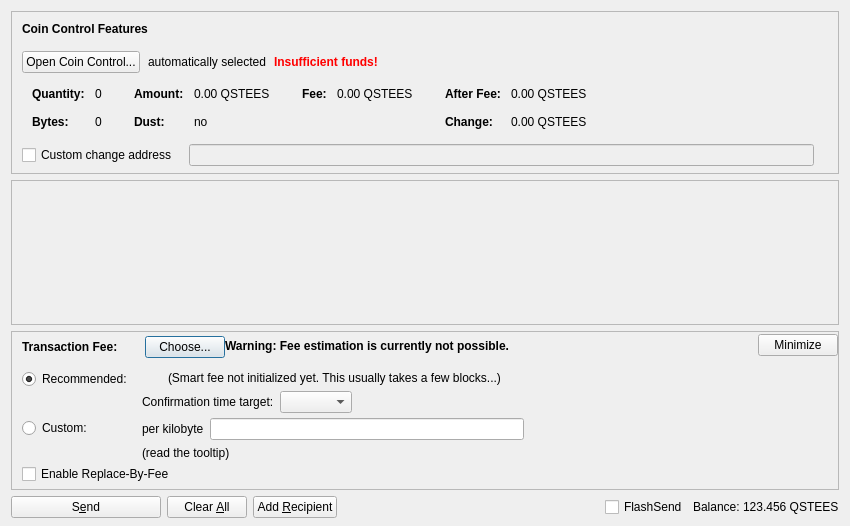
<?xml version="1.0" encoding="UTF-8"?>
<ui version="4.0">
 <class>SendCoinsDialog</class>
 <widget class="QDialog" name="SendCoinsDialog">
  <property name="geometry">
   <rect>
    <x>0</x>
    <y>0</y>
    <width>850</width>
    <height>526</height>
   </rect>
  </property>
  <property name="windowTitle">
   <string>Send Coins</string>
  </property>
  <layout class="QVBoxLayout" name="verticalLayout" stretch="0,1,0,0">
   <property name="bottomMargin">
    <number>8</number>
   </property>
   <item>
    <widget class="QFrame" name="frameCoinControl">
     <property name="sizePolicy">
      <sizepolicy hsizetype="Expanding" vsizetype="Expanding">
       <horstretch>0</horstretch>
       <verstretch>0</verstretch>
      </sizepolicy>
     </property>
     <property name="maximumSize">
      <size>
       <width>16777215</width>
       <height>16777215</height>
      </size>
     </property>
     <property name="frameShape">
      <enum>QFrame::StyledPanel</enum>
     </property>
     <property name="frameShadow">
      <enum>QFrame::Sunken</enum>
     </property>
     <layout class="QVBoxLayout" name="verticalLayoutCoinControl2">
      <property name="spacing">
       <number>0</number>
      </property>
      <property name="leftMargin">
       <number>0</number>
      </property>
      <property name="topMargin">
       <number>0</number>
      </property>
      <property name="rightMargin">
       <number>0</number>
      </property>
      <property name="bottomMargin">
       <number>6</number>
      </property>
      <item>
       <layout class="QVBoxLayout" name="verticalLayoutCoinControl" stretch="0,0,0,0,1">
        <property name="spacing">
         <number>0</number>
        </property>
        <property name="leftMargin">
         <number>10</number>
        </property>
        <property name="topMargin">
         <number>10</number>
        </property>
        <item>
         <layout class="QHBoxLayout" name="horizontalLayoutCoinControl1">
          <property name="bottomMargin">
           <number>15</number>
          </property>
          <item>
           <widget class="QLabel" name="labelCoinControlFeatures">
            <property name="sizePolicy">
             <sizepolicy hsizetype="Preferred" vsizetype="Maximum">
              <horstretch>0</horstretch>
              <verstretch>0</verstretch>
             </sizepolicy>
            </property>
            <property name="font">
             <font>
              <weight>75</weight>
              <bold>true</bold>
             </font>
            </property>
            <property name="styleSheet">
             <string notr="true">font-weight:bold;</string>
            </property>
            <property name="text">
             <string>Coin Control Features</string>
            </property>
           </widget>
          </item>
         </layout>
        </item>
        <item>
         <layout class="QHBoxLayout" name="horizontalLayoutCoinControl2" stretch="0,0,0,0">
          <property name="spacing">
           <number>8</number>
          </property>
          <property name="bottomMargin">
           <number>10</number>
          </property>
          <item>
           <widget class="QPushButton" name="pushButtonCoinControl">
            <property name="styleSheet">
             <string notr="true"/>
            </property>
            <property name="text">
             <string>Open Coin Control...</string>
            </property>
            <property name="autoDefault">
             <bool>false</bool>
            </property>
           </widget>
          </item>
          <item>
           <widget class="QLabel" name="labelCoinControlAutomaticallySelected">
            <property name="text">
             <string>automatically selected</string>
            </property>
            <property name="margin">
             <number>5</number>
            </property>
           </widget>
          </item>
          <item>
           <widget class="QLabel" name="labelCoinControlInsuffFunds">
            <property name="font">
             <font>
              <weight>75</weight>
              <bold>true</bold>
             </font>
            </property>
            <property name="styleSheet">
             <string notr="true">color:red;font-weight:bold;</string>
            </property>
            <property name="text">
             <string>Insufficient funds!</string>
            </property>
            <property name="margin">
             <number>5</number>
            </property>
           </widget>
          </item>
          <item>
           <spacer name="horizontalSpacerCoinControl">
            <property name="orientation">
             <enum>Qt::Horizontal</enum>
            </property>
            <property name="sizeHint" stdset="0">
             <size>
              <width>40</width>
              <height>1</height>
             </size>
            </property>
           </spacer>
          </item>
         </layout>
        </item>
        <item>
         <widget class="QWidget" name="widgetCoinControl" native="true">
          <property name="sizePolicy">
           <sizepolicy hsizetype="Preferred" vsizetype="Preferred">
            <horstretch>0</horstretch>
            <verstretch>0</verstretch>
           </sizepolicy>
          </property>
          <property name="minimumSize">
           <size>
            <width>0</width>
            <height>0</height>
           </size>
          </property>
          <property name="styleSheet">
           <string notr="true"/>
          </property>
          <layout class="QHBoxLayout" name="horizontalLayoutCoinControl5">
           <property name="leftMargin">
            <number>0</number>
           </property>
           <property name="topMargin">
            <number>0</number>
           </property>
           <property name="rightMargin">
            <number>0</number>
           </property>
           <property name="bottomMargin">
            <number>0</number>
           </property>
           <item>
            <layout class="QHBoxLayout" name="horizontalLayoutCoinControl3" stretch="0,0,0,1">
             <property name="spacing">
              <number>20</number>
             </property>
             <property name="topMargin">
              <number>0</number>
             </property>
             <property name="bottomMargin">
              <number>10</number>
             </property>
             <item>
              <layout class="QFormLayout" name="formLayoutCoinControl1">
               <property name="horizontalSpacing">
                <number>10</number>
               </property>
               <property name="verticalSpacing">
                <number>14</number>
               </property>
               <property name="leftMargin">
                <number>10</number>
               </property>
               <property name="topMargin">
                <number>4</number>
               </property>
               <property name="rightMargin">
                <number>6</number>
               </property>
               <item row="0" column="0">
                <widget class="QLabel" name="labelCoinControlQuantityText">
                 <property name="font">
                  <font>
                   <weight>75</weight>
                   <bold>true</bold>
                  </font>
                 </property>
                 <property name="text">
                  <string>Quantity:</string>
                 </property>
                 <property name="margin">
                  <number>0</number>
                 </property>
                </widget>
               </item>
               <item row="0" column="1">
                <widget class="QLabel" name="labelCoinControlQuantity">
                 <property name="cursor">
                  <cursorShape>IBeamCursor</cursorShape>
                 </property>
                 <property name="contextMenuPolicy">
                  <enum>Qt::ActionsContextMenu</enum>
                 </property>
                 <property name="text">
                  <string notr="true">0</string>
                 </property>
                 <property name="margin">
                  <number>0</number>
                 </property>
                 <property name="textInteractionFlags">
                  <set>Qt::LinksAccessibleByMouse|Qt::TextSelectableByKeyboard|Qt::TextSelectableByMouse</set>
                 </property>
                </widget>
               </item>
               <item row="1" column="0">
                <widget class="QLabel" name="labelCoinControlBytesText">
                 <property name="font">
                  <font>
                   <weight>75</weight>
                   <bold>true</bold>
                  </font>
                 </property>
                 <property name="text">
                  <string>Bytes:</string>
                 </property>
                </widget>
               </item>
               <item row="1" column="1">
                <widget class="QLabel" name="labelCoinControlBytes">
                 <property name="cursor">
                  <cursorShape>IBeamCursor</cursorShape>
                 </property>
                 <property name="contextMenuPolicy">
                  <enum>Qt::ActionsContextMenu</enum>
                 </property>
                 <property name="text">
                  <string notr="true">0</string>
                 </property>
                 <property name="textInteractionFlags">
                  <set>Qt::LinksAccessibleByMouse|Qt::TextSelectableByKeyboard|Qt::TextSelectableByMouse</set>
                 </property>
                </widget>
               </item>
              </layout>
             </item>
             <item>
              <layout class="QFormLayout" name="formLayoutCoinControl2">
               <property name="horizontalSpacing">
                <number>10</number>
               </property>
               <property name="verticalSpacing">
                <number>14</number>
               </property>
               <property name="leftMargin">
                <number>6</number>
               </property>
               <property name="topMargin">
                <number>4</number>
               </property>
               <property name="rightMargin">
                <number>6</number>
               </property>
               <item row="0" column="0">
                <widget class="QLabel" name="labelCoinControlAmountText">
                 <property name="font">
                  <font>
                   <weight>75</weight>
                   <bold>true</bold>
                  </font>
                 </property>
                 <property name="text">
                  <string>Amount:</string>
                 </property>
                 <property name="margin">
                  <number>0</number>
                 </property>
                </widget>
               </item>
               <item row="0" column="1">
                <widget class="QLabel" name="labelCoinControlAmount">
                 <property name="cursor">
                  <cursorShape>IBeamCursor</cursorShape>
                 </property>
                 <property name="contextMenuPolicy">
                  <enum>Qt::ActionsContextMenu</enum>
                 </property>
                 <property name="text">
                  <string notr="true">0.00 QSTEES</string>
                 </property>
                 <property name="textInteractionFlags">
                  <set>Qt::LinksAccessibleByMouse|Qt::TextSelectableByKeyboard|Qt::TextSelectableByMouse</set>
                 </property>
                </widget>
               </item>
               <item row="1" column="0">
                <widget class="QLabel" name="labelCoinControlLowOutputText">
                 <property name="font">
                  <font>
                   <weight>75</weight>
                   <bold>true</bold>
                  </font>
                 </property>
                 <property name="text">
                  <string>Dust:</string>
                 </property>
                </widget>
               </item>
               <item row="1" column="1">
                <widget class="QLabel" name="labelCoinControlLowOutput">
                 <property name="cursor">
                  <cursorShape>IBeamCursor</cursorShape>
                 </property>
                 <property name="contextMenuPolicy">
                  <enum>Qt::ActionsContextMenu</enum>
                 </property>
                 <property name="text">
                  <string notr="true">no</string>
                 </property>
                 <property name="textInteractionFlags">
                  <set>Qt::LinksAccessibleByMouse|Qt::TextSelectableByKeyboard|Qt::TextSelectableByMouse</set>
                 </property>
                </widget>
               </item>
              </layout>
             </item>
             <item>
              <layout class="QFormLayout" name="formLayoutCoinControl3">
               <property name="horizontalSpacing">
                <number>10</number>
               </property>
               <property name="verticalSpacing">
                <number>14</number>
               </property>
               <property name="leftMargin">
                <number>6</number>
               </property>
               <property name="topMargin">
                <number>4</number>
               </property>
               <property name="rightMargin">
                <number>6</number>
               </property>
               <item row="0" column="0">
                <widget class="QLabel" name="labelCoinControlFeeText">
                 <property name="font">
                  <font>
                   <weight>75</weight>
                   <bold>true</bold>
                  </font>
                 </property>
                 <property name="text">
                  <string>Fee:</string>
                 </property>
                 <property name="margin">
                  <number>0</number>
                 </property>
                </widget>
               </item>
               <item row="0" column="1">
                <widget class="QLabel" name="labelCoinControlFee">
                 <property name="cursor">
                  <cursorShape>IBeamCursor</cursorShape>
                 </property>
                 <property name="contextMenuPolicy">
                  <enum>Qt::ActionsContextMenu</enum>
                 </property>
                 <property name="text">
                  <string notr="true">0.00 QSTEES</string>
                 </property>
                 <property name="textInteractionFlags">
                  <set>Qt::LinksAccessibleByMouse|Qt::TextSelectableByKeyboard|Qt::TextSelectableByMouse</set>
                 </property>
                </widget>
               </item>
              </layout>
             </item>
             <item>
              <layout class="QFormLayout" name="formLayoutCoinControl4">
               <property name="horizontalSpacing">
                <number>10</number>
               </property>
               <property name="verticalSpacing">
                <number>14</number>
               </property>
               <property name="leftMargin">
                <number>6</number>
               </property>
               <property name="topMargin">
                <number>4</number>
               </property>
               <property name="rightMargin">
                <number>6</number>
               </property>
               <item row="0" column="0">
                <widget class="QLabel" name="labelCoinControlAfterFeeText">
                 <property name="font">
                  <font>
                   <weight>75</weight>
                   <bold>true</bold>
                  </font>
                 </property>
                 <property name="text">
                  <string>After Fee:</string>
                 </property>
                 <property name="margin">
                  <number>0</number>
                 </property>
                </widget>
               </item>
               <item row="0" column="1">
                <widget class="QLabel" name="labelCoinControlAfterFee">
                 <property name="cursor">
                  <cursorShape>IBeamCursor</cursorShape>
                 </property>
                 <property name="contextMenuPolicy">
                  <enum>Qt::ActionsContextMenu</enum>
                 </property>
                 <property name="text">
                  <string notr="true">0.00 QSTEES</string>
                 </property>
                 <property name="textInteractionFlags">
                  <set>Qt::LinksAccessibleByMouse|Qt::TextSelectableByKeyboard|Qt::TextSelectableByMouse</set>
                 </property>
                </widget>
               </item>
               <item row="1" column="0">
                <widget class="QLabel" name="labelCoinControlChangeText">
                 <property name="font">
                  <font>
                   <weight>75</weight>
                   <bold>true</bold>
                  </font>
                 </property>
                 <property name="text">
                  <string>Change:</string>
                 </property>
                </widget>
               </item>
               <item row="1" column="1">
                <widget class="QLabel" name="labelCoinControlChange">
                 <property name="cursor">
                  <cursorShape>IBeamCursor</cursorShape>
                 </property>
                 <property name="contextMenuPolicy">
                  <enum>Qt::ActionsContextMenu</enum>
                 </property>
                 <property name="text">
                  <string notr="true">0.00 QSTEES</string>
                 </property>
                 <property name="textInteractionFlags">
                  <set>Qt::LinksAccessibleByMouse|Qt::TextSelectableByKeyboard|Qt::TextSelectableByMouse</set>
                 </property>
                </widget>
               </item>
              </layout>
             </item>
            </layout>
           </item>
          </layout>
         </widget>
        </item>
        <item>
         <layout class="QHBoxLayout" name="horizontalLayoutCoinControl4" stretch="0,0,0">
          <property name="spacing">
           <number>12</number>
          </property>
          <property name="sizeConstraint">
           <enum>QLayout::SetDefaultConstraint</enum>
          </property>
          <property name="topMargin">
           <number>5</number>
          </property>
          <property name="rightMargin">
           <number>5</number>
          </property>
          <item>
           <widget class="QCheckBox" name="checkBoxCoinControlChange">
            <property name="toolTip">
             <string>If this is activated, but the change address is empty or invalid, change will be sent to a newly generated address.</string>
            </property>
            <property name="text">
             <string>Custom change address</string>
            </property>
           </widget>
          </item>
          <item>
           <widget class="QValidatedLineEdit" name="lineEditCoinControlChange">
            <property name="enabled">
             <bool>false</bool>
            </property>
            <property name="sizePolicy">
             <sizepolicy hsizetype="Expanding" vsizetype="Fixed">
              <horstretch>0</horstretch>
              <verstretch>0</verstretch>
             </sizepolicy>
            </property>
           </widget>
          </item>
          <item>
           <widget class="QLabel" name="labelCoinControlChangeLabel">
            <property name="sizePolicy">
             <sizepolicy hsizetype="Preferred" vsizetype="Expanding">
              <horstretch>0</horstretch>
              <verstretch>0</verstretch>
             </sizepolicy>
            </property>
            <property name="minimumSize">
             <size>
              <width>0</width>
              <height>0</height>
             </size>
            </property>
            <property name="text">
             <string/>
            </property>
            <property name="margin">
             <number>3</number>
            </property>
           </widget>
          </item>
         </layout>
        </item>
        <item>
         <spacer name="verticalSpacerCoinControl">
          <property name="orientation">
           <enum>Qt::Vertical</enum>
          </property>
          <property name="sizeHint" stdset="0">
           <size>
            <width>800</width>
            <height>1</height>
           </size>
          </property>
         </spacer>
        </item>
       </layout>
      </item>
     </layout>
    </widget>
   </item>
   <item>
    <widget class="QScrollArea" name="scrollArea">
     <property name="widgetResizable">
      <bool>true</bool>
     </property>
     <widget class="QWidget" name="scrollAreaWidgetContents">
      <property name="geometry">
       <rect>
        <x>0</x>
        <y>0</y>
        <width>830</width>
        <height>104</height>
       </rect>
      </property>
      <layout class="QVBoxLayout" name="verticalLayout_2" stretch="0,1">
       <property name="leftMargin">
        <number>0</number>
       </property>
       <property name="topMargin">
        <number>0</number>
       </property>
       <property name="rightMargin">
        <number>0</number>
       </property>
       <property name="bottomMargin">
        <number>0</number>
       </property>
       <item>
        <layout class="QVBoxLayout" name="entries">
         <property name="spacing">
          <number>6</number>
         </property>
        </layout>
       </item>
       <item>
        <spacer name="verticalSpacer">
         <property name="orientation">
          <enum>Qt::Vertical</enum>
         </property>
         <property name="sizeHint" stdset="0">
          <size>
           <width>20</width>
           <height>40</height>
          </size>
         </property>
        </spacer>
       </item>
      </layout>
     </widget>
    </widget>
   </item>
   <item>
    <widget class="QFrame" name="frameFee">
     <property name="sizePolicy">
      <sizepolicy hsizetype="Expanding" vsizetype="Expanding">
       <horstretch>0</horstretch>
       <verstretch>0</verstretch>
      </sizepolicy>
     </property>
     <property name="maximumSize">
      <size>
       <width>16777215</width>
       <height>16777215</height>
      </size>
     </property>
     <property name="frameShape">
      <enum>QFrame::StyledPanel</enum>
     </property>
     <property name="frameShadow">
      <enum>QFrame::Sunken</enum>
     </property>
     <layout class="QVBoxLayout" name="verticalLayoutFee1">
      <property name="spacing">
       <number>0</number>
      </property>
      <property name="leftMargin">
       <number>0</number>
      </property>
      <property name="topMargin">
       <number>0</number>
      </property>
      <property name="rightMargin">
       <number>0</number>
      </property>
      <property name="bottomMargin">
       <number>0</number>
      </property>
      <item>
       <layout class="QVBoxLayout" name="verticalLayoutFee2" stretch="0,0,0">
        <property name="spacing">
         <number>0</number>
        </property>
        <property name="leftMargin">
         <number>10</number>
        </property>
        <property name="topMargin">
         <number>0</number>
        </property>
        <item>
         <layout class="QHBoxLayout" name="horizontalLayoutFee1">
          <property name="bottomMargin">
           <number>0</number>
          </property>
          <item>
           <layout class="QVBoxLayout" name="verticalLayoutFee7">
            <property name="spacing">
             <number>0</number>
            </property>
            <item>
             <spacer name="verticalSpacerSmartFee">
              <property name="orientation">
               <enum>Qt::Vertical</enum>
              </property>
              <property name="sizeType">
               <enum>QSizePolicy::Fixed</enum>
              </property>
              <property name="sizeHint" stdset="0">
               <size>
                <width>1</width>
                <height>4</height>
               </size>
              </property>
             </spacer>
            </item>
            <item>
             <layout class="QHBoxLayout" name="horizontalLayoutSmartFee">
              <property name="spacing">
               <number>10</number>
              </property>
              <item>
               <widget class="QLabel" name="labelFeeHeadline">
                <property name="sizePolicy">
                 <sizepolicy hsizetype="Preferred" vsizetype="Maximum">
                  <horstretch>0</horstretch>
                  <verstretch>0</verstretch>
                 </sizepolicy>
                </property>
                <property name="font">
                 <font>
                  <weight>75</weight>
                  <bold>true</bold>
                 </font>
                </property>
                <property name="styleSheet">
                 <string notr="true">font-weight:bold;</string>
                </property>
                <property name="text">
                 <string>Transaction Fee:</string>
                </property>
               </widget>
              </item>
              <item>
               <widget class="QLabel" name="labelFeeMinimized">
                <property name="text">
                 <string/>
                </property>
               </widget>
              </item>
              <item>
               <widget class="QPushButton" name="buttonChooseFee">
                <property name="text">
                 <string>Choose...</string>
                </property>
               </widget>
              </item>
             </layout>
            </item>
            <item>
             <spacer name="verticalSpacer_5">
              <property name="orientation">
               <enum>Qt::Vertical</enum>
              </property>
              <property name="sizeHint" stdset="0">
               <size>
                <width>1</width>
                <height>1</height>
               </size>
              </property>
             </spacer>
            </item>
           </layout>
          </item>
          <item>
           <widget class="QLabel" name="fallbackFeeWarningLabel">
            <property name="font">
             <font>
              <weight>75</weight>
              <bold>true</bold>
             </font>
            </property>
            <property name="toolTip">
             <string>Using the fallbackfee can result in sending a transaction that will take several hours or days (or never) to confirm. Consider choosing your fee manually or wait until you have validated the complete chain.</string>
            </property>
            <property name="text">
             <string>Warning: Fee estimation is currently not possible.</string>
            </property>
            <property name="wordWrap">
             <bool>false</bool>
            </property>
           </widget>
          </item>
          <item>
           <spacer name="horizontalSpacer_4">
            <property name="orientation">
             <enum>Qt::Horizontal</enum>
            </property>
            <property name="sizeType">
             <enum>QSizePolicy::MinimumExpanding</enum>
            </property>
            <property name="sizeHint" stdset="0">
             <size>
              <width>40</width>
              <height>20</height>
             </size>
            </property>
           </spacer>
          </item>
          <item>
           <widget class="QPushButton" name="buttonMinimizeFee">
            <property name="toolTip">
             <string>collapse fee-settings</string>
            </property>
            <property name="text">
             <string>Minimize</string>
            </property>
           </widget>
          </item>
         </layout>
        </item>
        <item>
         <widget class="QFrame" name="frameFeeSelection">
          <layout class="QVBoxLayout" name="verticalLayoutFee12">
           <property name="spacing">
            <number>0</number>
           </property>
           <property name="leftMargin">
            <number>0</number>
           </property>
           <property name="topMargin">
            <number>0</number>
           </property>
           <property name="rightMargin">
            <number>0</number>
           </property>
           <property name="bottomMargin">
            <number>0</number>
           </property>
           <item>
            <layout class="QGridLayout" name="gridLayoutFee">
             <property name="topMargin">
              <number>10</number>
             </property>
             <property name="bottomMargin">
              <number>4</number>
             </property>
             <property name="horizontalSpacing">
              <number>10</number>
             </property>
             <property name="verticalSpacing">
              <number>4</number>
             </property>
             <item row="1" column="1">
              <layout class="QVBoxLayout" name="verticalLayoutFee8">
               <property name="spacing">
                <number>6</number>
               </property>
               <item>
                <layout class="QHBoxLayout" name="horizontalLayoutFee13">
                 <item>
                  <widget class="QLabel" name="labelCustomPerKilobyte">
                   <property name="toolTip">
                    <string>Specify a custom fee per kB (1,000 bytes) of the transaction's virtual size.

Note:  Since the fee is calculated on a per-byte basis, a fee of &quot;100 satoshis per kB&quot; for a transaction size of 500 bytes (half of 1 kB) would ultimately yield a fee of only 50 satoshis.</string>
                   </property>
                   <property name="text">
                    <string>per kilobyte</string>
                   </property>
                  </widget>
                 </item>
                 <item>
                  <widget class="QSTEESAmountField" name="customFee"/>
                 </item>
                 <item>
                  <spacer name="horizontalSpacer_6">
                   <property name="orientation">
                    <enum>Qt::Horizontal</enum>
                   </property>
                   <property name="sizeHint" stdset="0">
                    <size>
                     <width>1</width>
                     <height>1</height>
                    </size>
                   </property>
                  </spacer>
                 </item>
                </layout>
               </item>
               <item>
                <layout class="QHBoxLayout" name="horizontalLayoutFee8">
                 <item>
                  <widget class="QLabel" name="labelMinFeeWarning">
                   <property name="enabled">
                    <bool>true</bool>
                   </property>
                   <property name="toolTip">
                    <string>Paying only the minimum fee is just fine as long as there is less transaction volume than space in the blocks. But be aware that this can end up in a never confirming transaction once there is more demand for qstees transactions than the network can process.</string>
                   </property>
                   <property name="text">
                    <string>(read the tooltip)</string>
                   </property>
                  </widget>
                 </item>
                 <item>
                  <spacer name="horizontalSpacer_2">
                   <property name="orientation">
                    <enum>Qt::Horizontal</enum>
                   </property>
                   <property name="sizeHint" stdset="0">
                    <size>
                     <width>1</width>
                     <height>1</height>
                    </size>
                   </property>
                  </spacer>
                 </item>
                </layout>
               </item>
              </layout>
             </item>
             <item row="0" column="0">
              <layout class="QVBoxLayout" name="verticalLayoutFee4" stretch="0,1">
               <item>
                <widget class="QRadioButton" name="radioSmartFee">
                 <property name="text">
                  <string>Recommended:</string>
                 </property>
                 <property name="checked">
                  <bool>true</bool>
                 </property>
                 <attribute name="buttonGroup">
                  <string notr="true">groupFee</string>
                 </attribute>
                </widget>
               </item>
               <item>
                <spacer name="verticalSpacer_2">
                 <property name="orientation">
                  <enum>Qt::Vertical</enum>
                 </property>
                 <property name="sizeHint" stdset="0">
                  <size>
                   <width>1</width>
                   <height>1</height>
                  </size>
                 </property>
                </spacer>
               </item>
              </layout>
             </item>
             <item row="1" column="0">
              <layout class="QVBoxLayout" name="verticalLayoutFee9" stretch="0,1">
               <item>
                <widget class="QRadioButton" name="radioCustomFee">
                 <property name="text">
                  <string>Custom:</string>
                 </property>
                 <attribute name="buttonGroup">
                  <string notr="true">groupFee</string>
                 </attribute>
                </widget>
               </item>
               <item>
                <spacer name="verticalSpacer_6">
                 <property name="orientation">
                  <enum>Qt::Vertical</enum>
                 </property>
                 <property name="sizeHint" stdset="0">
                  <size>
                   <width>1</width>
                   <height>1</height>
                  </size>
                 </property>
                </spacer>
               </item>
              </layout>
             </item>
             <item row="0" column="1">
              <layout class="QVBoxLayout" name="verticalLayoutFee3" stretch="0,0,1">
               <property name="spacing">
                <number>6</number>
               </property>
               <property name="topMargin">
                <number>2</number>
               </property>
               <item>
                <layout class="QHBoxLayout" name="horizontalLayoutFee12">
                 <item>
                  <widget class="QLabel" name="labelSmartFee">
                   <property name="text">
                    <string/>
                   </property>
                  </widget>
                 </item>
                 <item>
                  <widget class="QLabel" name="labelFeeEstimation">
                   <property name="text">
                    <string/>
                   </property>
                  </widget>
                 </item>
                 <item>
                  <widget class="QLabel" name="labelSmartFee2">
                   <property name="text">
                    <string>(Smart fee not initialized yet. This usually takes a few blocks...)</string>
                   </property>
                  </widget>
                 </item>
                 <item>
                  <spacer name="horizontalSpacer_5">
                   <property name="orientation">
                    <enum>Qt::Horizontal</enum>
                   </property>
                   <property name="sizeHint" stdset="0">
                    <size>
                     <width>1</width>
                     <height>1</height>
                    </size>
                   </property>
                  </spacer>
                 </item>
                </layout>
               </item>
               <item>
                <layout class="QHBoxLayout" name="horizontalLayoutFee9">
                 <item>
                  <layout class="QVBoxLayout" name="verticalLayoutFee6">
                   <item>
                    <widget class="QLabel" name="labelSmartFee3">
                     <property name="text">
                      <string>Confirmation time target:</string>
                     </property>
                    </widget>
                   </item>
                  </layout>
                 </item>
                 <item>
                  <layout class="QVBoxLayout" name="verticalLayoutFee5">
                   <property name="rightMargin">
                    <number>30</number>
                   </property>
                   <item>
                    <layout class="QHBoxLayout" name="horizontalLayoutConfTarget">
                     <property name="bottomMargin">
                      <number>0</number>
                     </property>
                     <item>
                      <widget class="QComboBox" name="confTargetSelector"/>
                     </item>
                     <item>
                      <spacer name="horizontalSpacerConfTarget">
                       <property name="orientation">
                        <enum>Qt::Horizontal</enum>
                       </property>
                       <property name="sizeHint" stdset="0">
                        <size>
                         <width>40</width>
                         <height>20</height>
                        </size>
                       </property>
                      </spacer>
                     </item>
                    </layout>
                   </item>
                  </layout>
                 </item>
                </layout>
               </item>
               <item>
                <spacer name="verticalSpacer_4">
                 <property name="orientation">
                  <enum>Qt::Vertical</enum>
                 </property>
                 <property name="sizeHint" stdset="0">
                  <size>
                   <width>1</width>
                   <height>1</height>
                  </size>
                 </property>
                </spacer>
               </item>
              </layout>
             </item>
            </layout>
           </item>
           <item>
            <widget class="QCheckBox" name="optInRBF">
             <property name="toolTip">
              <string>With Replace-By-Fee (BIP-125) you can increase a transaction's fee after it is sent. Without this, a higher fee may be recommended to compensate for increased transaction delay risk.</string>
             </property>
             <property name="text">
              <string>Enable Replace-By-Fee</string>
             </property>
            </widget>
           </item>
          </layout>
         </widget>
        </item>
        <item>
         <spacer name="verticalSpacerFee">
          <property name="orientation">
           <enum>Qt::Vertical</enum>
          </property>
          <property name="sizeHint" stdset="0">
           <size>
            <width>40</width>
            <height>5</height>
           </size>
          </property>
         </spacer>
        </item>
       </layout>
      </item>
     </layout>
    </widget>
   </item>
   <item>
    <layout class="QHBoxLayout" name="horizontalLayout">
     <item>
      <widget class="QPushButton" name="sendButton">
       <property name="minimumSize">
        <size>
         <width>150</width>
         <height>0</height>
        </size>
       </property>
       <property name="toolTip">
        <string>Confirm the send action</string>
       </property>
       <property name="text">
        <string>S&amp;end</string>
       </property>
       <property name="icon">
        <iconset>
         <normaloff>../../../../../../Desktop/UI DarkBlue v01/Resources/icons/drkblue/send1.png</normaloff>../../../../../../Desktop/UI DarkBlue v01/Resources/icons/drkblue/send1.png</iconset>
       </property>
       <property name="autoDefault">
        <bool>false</bool>
       </property>
       <property name="default">
        <bool>false</bool>
       </property>
      </widget>
     </item>
     <item>
      <widget class="QPushButton" name="clearButton">
       <property name="sizePolicy">
        <sizepolicy hsizetype="Minimum" vsizetype="Fixed">
         <horstretch>0</horstretch>
         <verstretch>0</verstretch>
        </sizepolicy>
       </property>
       <property name="toolTip">
        <string>Clear all fields of the form.</string>
       </property>
       <property name="text">
        <string>Clear &amp;All</string>
       </property>
       <property name="icon">
        <iconset>
         <normaloff>:/icons/remove</normaloff>:/icons/remove</iconset>
       </property>
       <property name="autoDefault">
        <bool>false</bool>
       </property>
      </widget>
     </item>
     <item>
      <widget class="QPushButton" name="addButton">
       <property name="toolTip">
        <string>Send to multiple recipients at once</string>
       </property>
       <property name="text">
        <string>Add &amp;Recipient</string>
       </property>
       <property name="icon">
        <iconset>
         <normaloff>:/icons/add</normaloff>:/icons/add</iconset>
       </property>
       <property name="autoDefault">
        <bool>false</bool>
       </property>
      </widget>
     </item>
     <item>
      <spacer name="horizontalSpacer">
       <property name="orientation">
        <enum>Qt::Horizontal</enum>
       </property>
       <property name="sizeHint" stdset="0">
        <size>
         <width>40</width>
         <height>20</height>
        </size>
       </property>
      </spacer>
     </item>
     <item>
      <layout class="QHBoxLayout" name="horizontalLayout_2">
       <property name="spacing">
        <number>3</number>
       </property>
       <item>
        <widget class="QCheckBox" name="checkUseInstantSend">
         <property name="enabled">
          <bool>true</bool>
         </property>
         <property name="minimumSize">
          <size>
           <width>85</width>
           <height>0</height>
          </size>
         </property>
         <property name="text">
          <string>FlashSend</string>
         </property>
        </widget>
       </item>
       <item>
        <widget class="QLabel" name="label">
         <property name="sizePolicy">
          <sizepolicy hsizetype="Preferred" vsizetype="Fixed">
           <horstretch>0</horstretch>
           <verstretch>0</verstretch>
          </sizepolicy>
         </property>
         <property name="text">
          <string>Balance:</string>
         </property>
        </widget>
       </item>
       <item>
        <widget class="QLabel" name="labelBalance">
         <property name="sizePolicy">
          <sizepolicy hsizetype="Preferred" vsizetype="Fixed">
           <horstretch>0</horstretch>
           <verstretch>0</verstretch>
          </sizepolicy>
         </property>
         <property name="cursor">
          <cursorShape>IBeamCursor</cursorShape>
         </property>
         <property name="text">
          <string notr="true">123.456 QSTEES</string>
         </property>
         <property name="textInteractionFlags">
          <set>Qt::LinksAccessibleByMouse|Qt::TextSelectableByKeyboard|Qt::TextSelectableByMouse</set>
         </property>
        </widget>
       </item>
      </layout>
     </item>
    </layout>
   </item>
  </layout>
 </widget>
 <customwidgets>
  <customwidget>
   <class>QValidatedLineEdit</class>
   <extends>QLineEdit</extends>
   <header>qt/qvalidatedlineedit.h</header>
  </customwidget>
  <customwidget>
   <class>QSTEESAmountField</class>
   <extends>QLineEdit</extends>
   <header>qt/qsteesamountfield.h</header>
   <container>1</container>
  </customwidget>
 </customwidgets>
 <resources>
  <include location="../qstees.qrc"/>
 </resources>
 <connections/>
 <buttongroups>
  <buttongroup name="groupFee"/>
 </buttongroups>
</ui>
